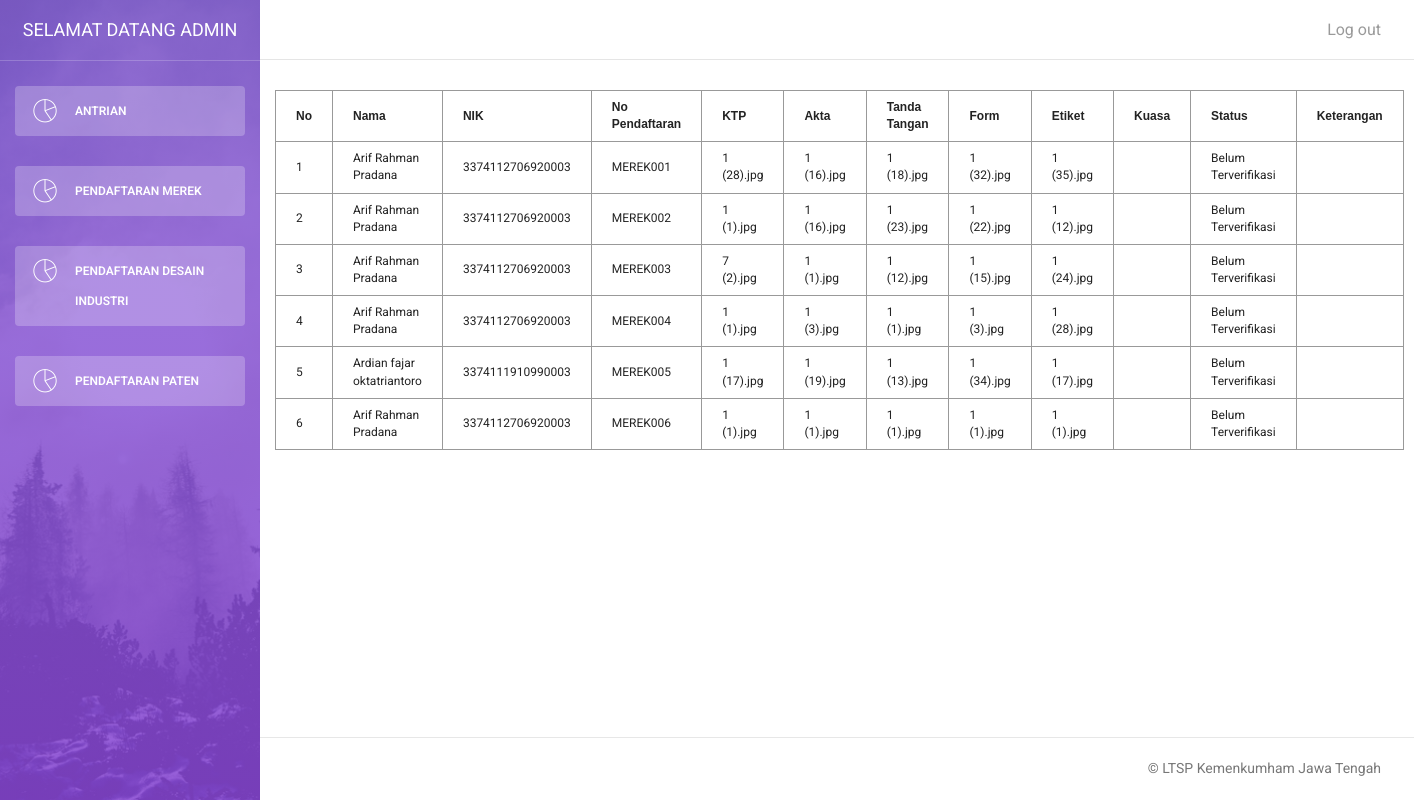
Page /admin/daftarmerek.php on the committed database.
### tables this page shows
CREATE TABLE `daftarmerek` (
  `id_merek` int(11) NOT NULL,
  `namalengkap` varchar(200) NOT NULL,
  `nik` varchar(20) NOT NULL,
  `alamat` varchar(200) NOT NULL,
  `no_telepon` varchar(15) NOT NULL,
  `jenis_layanan` varchar(20) NOT NULL,
  `no_pendaftaran` varchar(10) NOT NULL,
  `ktp` varchar(200) NOT NULL,
  `akta` varchar(100) NOT NULL,
  `ttd` varchar(100) NOT NULL,
  `form` varchar(100) NOT NULL,
  `etiket` varchar(100) NOT NULL,
  `kuasa` varchar(100) NOT NULL,
  `status1` varchar(100) NOT NULL,
  `keterangan` varchar(250) NOT NULL
);

### admin/daftarmerek.php (the view, shortened to what this page needs)
<!doctype html>
<html lang="en">
<head>
    <link href="assets/css/bootstrap.min.css" rel="stylesheet" />
    <link href="assets/css/animate.min.css" rel="stylesheet"/>
    <link href="assets/css/light-bootstrap-dashboard.css?v=1.4.0" rel="stylesheet"/>
    <link href="assets/css/demo.css" rel="stylesheet" />
    <link rel="stylesheet" type="text/css" href="assets/css/style.css">
    <link href="http://maxcdn.bootstrapcdn.com/font-awesome/4.2.0/css/font-awesome.min.css" rel="stylesheet">
    <link href="assets/css/pe-icon-7-stroke.css" rel="stylesheet" />
    <link rel="stylesheet" type="text/css" href="http://code.jquery.com/ui/1.12.1/themes/smoothness/jquery-ui.css">
    <link href="https://unpkg.com/gijgo@1.9.13/css/gijgo.min.css" rel="stylesheet" type="text/css" />
</head>
<body>
<div class="wrapper">
    <div class="sidebar" data-color="purple" data-image="assets/img/sidebar-5.jpg">
        <div class="sidebar-wrapper">
            <div class="logo">
                <a href="#" class="simple-text">
                    Selamat Datang Admin
                </a>
            </div>
            <ul class="nav">
                <li class="active">
                    <a href="antrian.php">
                        <i class="pe-7s-graph"></i>
                        <p>Antrian</p>
                    </a>
                </li>
            </ul>
            <ul class="nav">
                <li class="active">
                    <a href="daftarmerek.php">
                        <i class="pe-7s-graph"></i>
                        <p>Pendaftaran Merek</p>
                    </a>
                </li>
            </ul>
            <ul class="nav">
                <li class="active">
                    <a href="daftardesin.php">
                        <i class="pe-7s-graph"></i>
                        <p>Pendaftaran Desain Industri</p>
                    </a>
                </li>
            </ul>
            <ul class="nav">
                <li class="active">
                    <a href="daftarpaten.php">
                        <i class="pe-7s-graph"></i>
                        <p>Pendaftaran Paten</p>
                    </a>
                </li>
            </ul>
        </div>
    </div>
    <div class="main-panel">
        <nav class="navbar navbar-default navbar-fixed">
            <div class="container-fluid">
                <div class="collapse navbar-collapse">
                    <ul class="nav navbar-nav navbar-right">
                        <li>
                            <a href="./logout.php">
                                <p>Log out</p>
                            </a>
                        </li>
                    </ul>
                </div>
            </div>
        </nav>
        <div class="content">
            <div class="container-fluid">
                <div class="row">
                    <form action="" method="post">
                        <table border="1" cellpadding="0" cellspacing="0">
        <div class="content">
            <div class="container-fluid">
                <div class="row">
                    <?php
                        $koneksi = mysqli_connect('localhost', 'root', '', 'antrian') or die ('Database tidak ditemukan');
                        $query = mysqli_query($koneksi,"SELECT * FROM daftarmerek ORDER BY id_merek ASC");
                    ?>
                    <form action="" method="post">
                        <table border="1" cellpadding="0" cellspacing="0" class="table1">
                            <tr>
                                <th>No</th>
                                <th>Nama</th>
                                <th>NIK</th>
                                <th>No Pendaftaran</th>
                                <th>KTP</th>
                                <th>Akta</th>
                                <th>Tanda Tangan</th>
                                <th>Form</th>
                                <th>Etiket</th>
                                <th>Kuasa</th>
                                <th>Status</th>
                                <th>Keterangan</th>
                            </tr>
                            <?php if(mysqli_num_rows($query)>0){ ?>
                            <?php
                                $no = 1;
                                while($data = mysqli_fetch_array($query)){
                            ?>
                            <tr>
                                <td><?php echo $no ?></td>
                                <td><?php echo $data["namalengkap"];?></td>
                                <td><?php echo $data["nik"];?></td>
                                <td><?php echo $data["no_pendaftaran"];?></td>
                                <td><?php echo $data["ktp"];?></td>
                                <td><?php echo $data["akta"];?></td>
                                <td><?php echo $data["ttd"];?></td>
                                <td><?php echo $data["form"];?></td>
                                <td><?php echo $data["etiket"];?></td>
                                <td><?php echo $data["kuasa"];?></td>
                                <td><?php echo $data["status1"];?></td>
                                <td><?php echo $data["keterangan"];?></td>
                            </tr>
                            <?php $no++; } ?>
                            <?php } ?>
                        </table>
                    </form>
                </div>
            </div>
        </div>
        <footer class="footer">
            <div class="container-fluid">
                <p class="copyright pull-right">
                    &copy; LTSP Kemenkumham Jawa Tengah
                </p>
            </div>
        </footer>
    </div>
</div>
</body>
</html>

### admin/assets/css/style.css (style rules this page uses)
body { background: #ffffff; }
.table1 { font-family: sans-serif; font-size: 12px; color: #232323; border-collapse: collapse; }
.table1, th, td { border: 1px solid #999; padding: 8px 20px; }

### rows in the picture
daftarmerek: namalengkap "Arif Rahman Pradana", nik "3374112706920003", no_pendaftaran "MEREK001", ktp "1 (28).jpg", akta "1 (16).jpg", ttd "1 (18).jpg", form "1 (32).jpg", etiket "1 (35).jpg", status1 "Belum Terverifikasi"
daftarmerek: namalengkap "Arif Rahman Pradana", nik "3374112706920003", no_pendaftaran "MEREK002", ktp "1 (1).jpg", akta "1 (16).jpg", ttd "1 (23).jpg", form "1 (22).jpg", etiket "1 (12).jpg", status1 "Belum Terverifikasi"
daftarmerek: namalengkap "Arif Rahman Pradana", nik "3374112706920003", no_pendaftaran "MEREK003", ktp "7 (2).jpg", akta "1 (1).jpg", ttd "1 (12).jpg", form "1 (15).jpg", etiket "1 (24).jpg", status1 "Belum Terverifikasi"
daftarmerek: namalengkap "Arif Rahman Pradana", nik "3374112706920003", no_pendaftaran "MEREK004", ktp "1 (1).jpg", akta "1 (3).jpg", ttd "1 (1).jpg", form "1 (3).jpg", etiket "1 (28).jpg", status1 "Belum Terverifikasi"
daftarmerek: namalengkap "Ardian fajar oktatriantoro", nik "3374111910990003", no_pendaftaran "MEREK005", ktp "1 (17).jpg", akta "1 (19).jpg", ttd "1 (13).jpg", form "1 (34).jpg", etiket "1 (17).jpg", status1 "Belum Terverifikasi"
daftarmerek: namalengkap "Arif Rahman Pradana", nik "3374112706920003", no_pendaftaran "MEREK006", ktp "1 (1).jpg", akta "1 (1).jpg", ttd "1 (1).jpg", form "1 (1).jpg", etiket "1 (1).jpg", status1 "Belum Terverifikasi"
